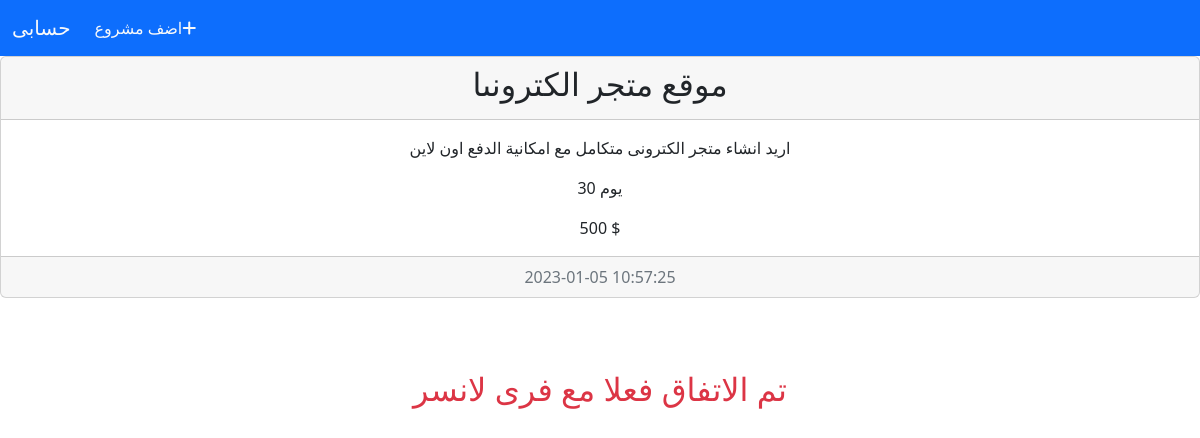
The page /user_area/seller_area/project_view.php?project_id=1 on the database its author committed.
### tables this page shows
CREATE TABLE `add_project` (
  `project_id` int(100) NOT NULL,
  `user_id` int(100) NOT NULL,
  `user_name` varchar(255) NOT NULL,
  `project_name` varchar(255) NOT NULL,
  `project_description` varchar(255) NOT NULL,
  `project_category` int(100) NOT NULL,
  `project_time` varchar(100) NOT NULL,
  `project_money` varchar(100) NOT NULL,
  `status` varchar(100) NOT NULL,
  `date` timestamp NOT NULL DEFAULT current_timestamp() ON UPDATE current_timestamp(),
  `project_done` varchar(100) NOT NULL
);

### user_area/seller_area/project_view.php (the view, shortened to what this page needs)
<?php
include ('C:\xampp\htdocs\arab_freelancer\includes\db.php');
?>
<link href="https://cdn.jsdelivr.net/npm/bootstrap@5.2.3/dist/css/bootstrap.min.css" rel="stylesheet"
>
<link rel="stylesheet" href="https://cdnjs.cloudflare.com/ajax/libs/font-awesome/6.2.1/css/all.min.css"
 />
<nav class="navbar navbar-expand-lg bg-primary bg-body-tertiary">
    <div class="container-fluid">
        <a class="navbar-brand text-light" href="./profile_seller.php">حسابى</a>
        <div class="collapse navbar-collapse" id="navbarSupportedContent">
            <ul class="navbar-nav me-auto mb-2 mb-lg-0">
                <li class="nav-item">
                    <a class="nav-link text-light" href="profile_seller.php?add_project">اضف مشروع<i
                            class="fa-solid fa-plus"></i></a>
                </li>
            </ul>
        </div>
    </div>
</nav>
<?php
if(isset($_GET['project_id'])){
    $project_id=$_GET['project_id'];
    $select="SELECT * FROM `add_project` WHERE project_id='$project_id'";
    $query=mysqli_query($con,$select);
    $row=mysqli_fetch_assoc($query);
    $project_name=$row['project_name'];
    $project_description=$row['project_description'];
    $project_time=$row['project_time'];
    $project_money=$row['project_money'];
    $date=$row['date'];
    echo "
    <div class='card text-center'>
  <div class='card-header'>
  <h2>$project_name</h2>
  </div>
  <div class='card-body'>
    <p class='card-text'>$project_description</p>
    <p class='card-text'>$project_time يوم</p>
    <p class='card-text'>$project_money $</p>
  </div>
  <div class='card-footer text-muted'>
  $date
  </div>
</div>
<br><br><br>
    ";
    $kk="SELECT * FROM `payment` WHERE project_id='$project_id'";
    $kk_query=mysqli_query($con,$kk);
    $r_kk=mysqli_num_rows($kk_query);
    if($r_kk>0){
        echo "<h2 class='text-center text-danger'>تم الاتفاق فعلا مع فرى لانسر</h2>";
    }
    else{
$select_3ard="SELECT * FROM `add_3ard` WHERE project_id='$project_id' ORDER BY date DESC";
$query_3ard=mysqli_query($con,$select_3ard);
while($row_3ard=mysqli_fetch_assoc($query_3ard)){
    $user_name=$row_3ard['user_name'];
    $ard_title=$row_3ard['3ard_title'];
    $ard_description=$row_3ard['3ard_description'];
    $ard_money=$row_3ard['3ard_money'];
    $ard_time=$row_3ard['3ard_time'];
    $ard_date=$row_3ard['date'];
    $ard_id=$row_3ard['3ard_id'];
    echo "
    <div class='card text-center'>
  <div class='card-header'>
  <h2>$ard_title</h2>
  </div>
  <div class='card-body'>
    <h5 class='card-title'>$user_name</h5>
    <p class='card-text'>$ard_description</p>
    <p class='card-text'>$ard_time يوم</p>
    <p class='card-text'>$ard_money $</p>
    <a href='ok_4ard.php?aard_id=$ard_id' class='btn btn-primary'>وافق على العرض</a>
  </div>
  <div class='card-footer text-muted'>
  $ard_date
  </div>
</div>
<br><br>
    ";
}}
}
?>

### rows shown on the page
add_project: project_name "موقع متجر الكترونىا", project_description "اريد انشاء متجر الكترونى متكامل مع امكانية الدفع اون لاين", project_time "30", project_money "500", date "2023-01-05 10:57:25"
